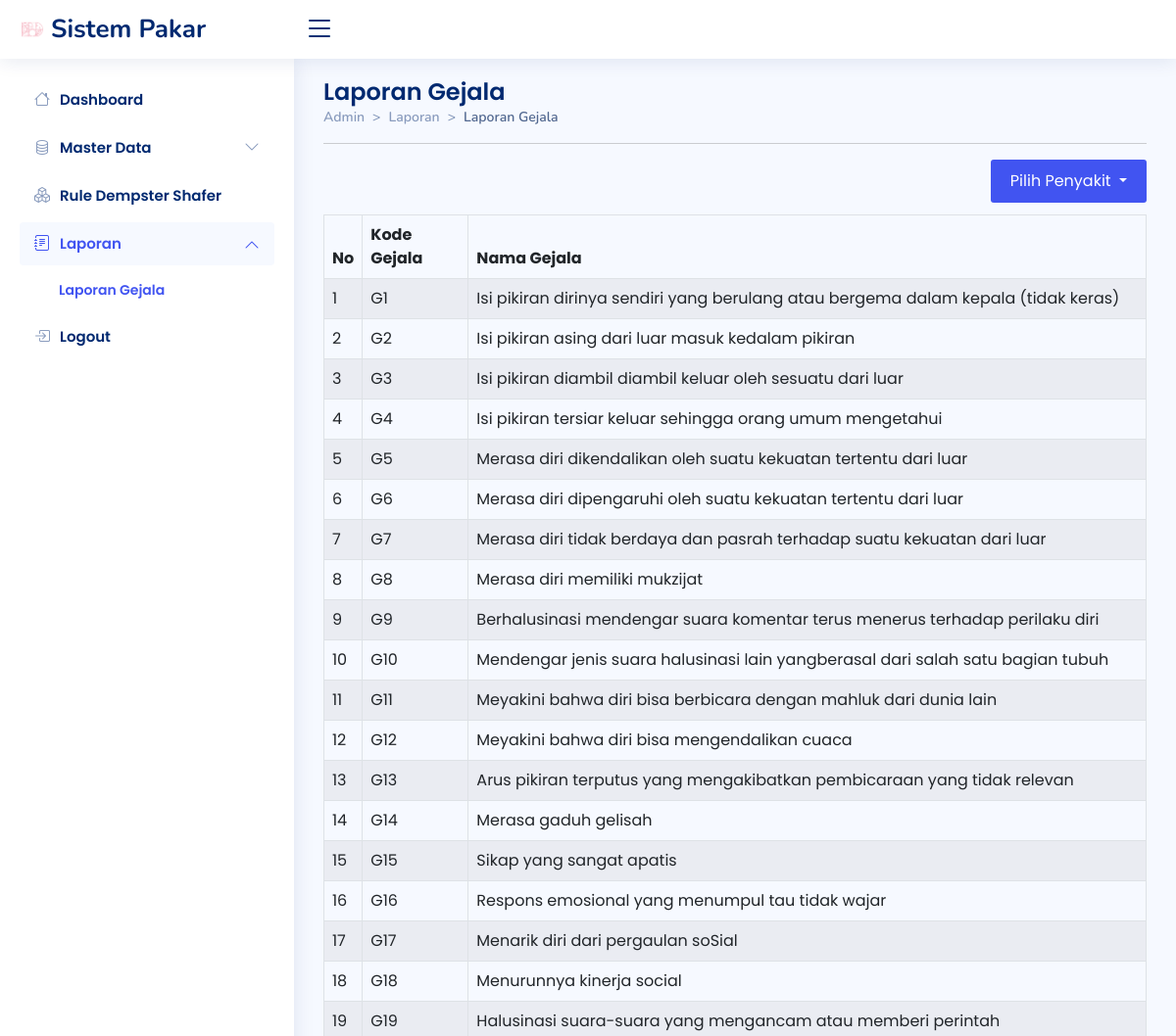
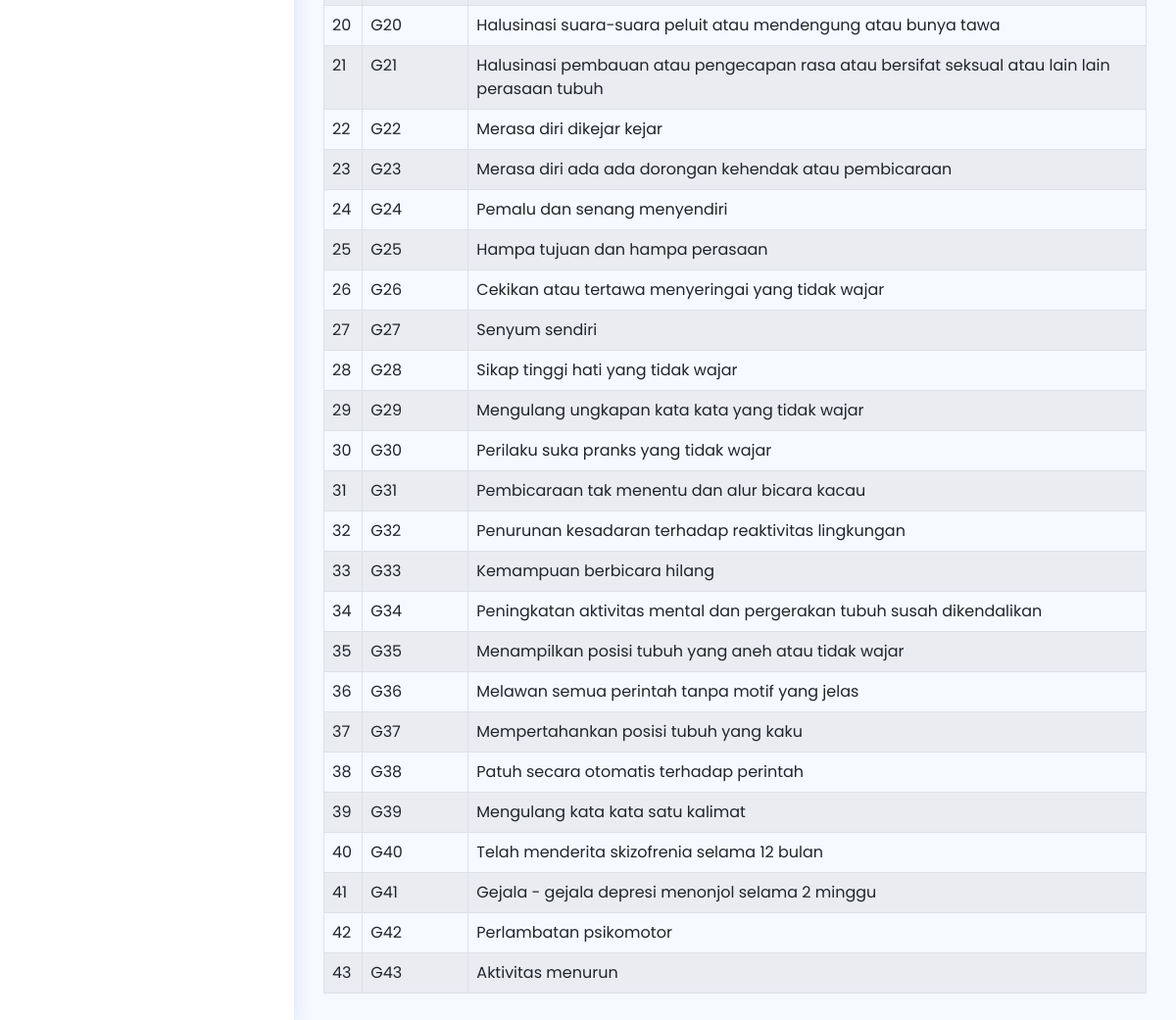
Page /admin/laporan/lapgejala.php on the committed database (2 pictures, top to bottom).
### tables this page shows
CREATE TABLE `tb_rules` (
  `id_rules` int(11) NOT NULL,
  `id_gejala` int(11) DEFAULT NULL,
  `id_penyakit` int(11) DEFAULT NULL,
  `belief` float DEFAULT NULL
);

CREATE TABLE `tb_gejala` (
  `id` int(11) NOT NULL,
  `kdgejala` varchar(3) DEFAULT NULL,
  `gejala` text
);

### admin/laporan/lapgejala.php (the view, shortened to what this page needs)
<!DOCTYPE html>
<html lang="en">
<head>
  <link href="../../assets/vendor/bootstrap/css/bootstrap.min.css" rel="stylesheet">
  <link rel="stylesheet" href="https://cdn.jsdelivr.net/npm/bootstrap-icons@1.10.2/font/bootstrap-icons.css">
  <link href="../../assets/vendor/boxicons/css/boxicons.min.css" rel="stylesheet">
  <link href="../../assets/vendor/quill/quill.snow.css" rel="stylesheet">
  <link href="../../assets/vendor/quill/quill.bubble.css" rel="stylesheet">
  <link href="../../assets/vendor/remixicon/remixicon.css" rel="stylesheet">
  <link href="../../assets/vendor/simple-datatables/style.css" rel="stylesheet">
  <link href="../../assets/css/style.css" rel="stylesheet">
</head>
<body style="background-image: url(../assets/img/bg_jenis_2.png); background-size: cover; background-repeat: no-repeat ;">
  <header id="header" class="header fixed-top d-flex align-items-center">
    <div class="d-flex align-items-center justify-content-between">
      <a href="../index.php" class="logo d-flex align-items-center">
        <img src="../../assets/img/logo.png" alt="">
        <span class="d-none d-lg-block">Sistem Pakar</span>
      </a>
      <i class="bi bi-list toggle-sidebar-btn"></i>
    </div>
  </header>
  <aside id="sidebar" class="sidebar">
    <ul class="sidebar-nav" id="sidebar-nav">
      <li class="nav-item">
        <a class="nav-link collapsed" href="../index.php">
          <i class="bi bi-house"></i>
          <span>Dashboard</span>
        </a>
      </li>
      <li class="nav-item">
        <a class="nav-link collapsed" data-bs-target="#components-nav" data-bs-toggle="collapse" href="#">
          <i class="bi bi-database"></i><span>Master Data</span><i class="bi bi-chevron-down ms-auto"></i>
        </a>
      </li>
      <li class="nav-item">
        <a class="nav-link collapsed" href="../rules/rules.php">
          <i class="bi bi-boxes"></i>
          <span>Rule Dempster Shafer</span>
        </a>
      </li>
      <li class="nav-item">
        <a class="nav-link" data-bs-target="#forms-nav" data-bs-toggle="collapse" href="#">
          <i class="bi bi-journal-text"></i><span>Laporan</span><i class="bi bi-chevron-down ms-auto"></i>
        </a>
        <ul id="forms-nav" class="nav-content collapse show" data-bs-parent="#sidebar-nav">
          <li>
            <a href="../laporan/lapgejala.php" class="active">
              <span>Laporan Gejala</span>
            </a>
          </li>
        </ul>
      </li>
      <li class="nav-item">
        <a class="nav-link collapsed" href="javascript:;" data-bs-toggle="modal" data-bs-target="#logoutmodal">
          <i class="bi bi-box-arrow-in-right"></i>
          <span>Logout</span>
        </a>
      </li>
    </ul>
  </aside>
  <main id="main" class="main">
    <div class="pagetitle">
      <h1>Laporan Gejala</h1>
      <nav style="--bs-breadcrumb-divider: '>';">
        <ol class="breadcrumb">
          <li class="breadcrumb-item"><a href="../index.php">Admin</a></li>
          <li class="breadcrumb-item">Laporan</li>
          <li class="breadcrumb-item active">Laporan Gejala</li>
        </ol>
      </nav>
      <hr>
    </div>
    <section>
      <div class="dropdown bx-pull-right">
        <button class="tambah dropdown-toggle" type="button" data-bs-toggle="dropdown" aria-expanded="false">
          Pilih Penyakit
        </button>
          <?php
          include "../koneksi.php";
          ?>
      </div> <br> <br>
      <div class="table-responsive mt-2">
        <table class="table table-striped table-hover table-bordered">
          <thead>
            <tr>
              <th>No</th>
              <th>Kode Gejala</th>
              <th>Nama Gejala</th>
            </tr>
          </thead>
          <tbody>
            <?php
            if (isset($_GET['data'])) {
              $kdsakit = $_GET['data'];
              $sql = "SELECT * FROM tb_rules,tb_gejala WHERE tb_rules.id_penyakit='$kdsakit' AND tb_gejala.id=tb_rules.id_gejala ";
            } else {
              $sql = "SELECT * FROM tb_rules,tb_gejala WHERE tb_gejala.id=tb_rules.id_gejala group by tb_gejala.id;";
            }
            $qry = mysqli_query($koneksi, $sql) or die("SQL Error" . mysqli_error($koneksi));
            $no = 0;
            while ($data = mysqli_fetch_array($qry)) {
              $no++;
            ?>
              <tr>
                <td><?php echo $no; ?></td>
                <td><?php echo $data['kdgejala']; ?></td>
                <td><?php echo $data['gejala']; ?></td>
              </tr><?php } ?>
          </tbody>
        </table>
      </div>
    </section>
  </main>
</body>
</html>

### assets/css/style.css (style rules this page uses)
:root { scroll-behavior: smooth; }
body { font-family: "Poppins", sans-serif; background: #f6f9ff; color: #444444; }
a { color: #4154f1; text-decoration: none; }
.tambah { color: #4154f1; text-decoration: none; }
span { font-family: "Poppins", sans-serif; }
h1, h2, h3, h4, h5, h6 { font-family: "Poppins", sans-serif; }
#main { margin-top: 60px; padding: 20px 30px; transition: all 0.3s; }
.pagetitle { margin-bottom: 10px; }
.pagetitle h1 { font-size: 24px; margin-bottom: 0; font-weight: 600; color: #012970; }
.breadcrumb { font-size: 14px; font-family: "Nunito", sans-serif; color: #899bbd; font-weight: 600; }
.breadcrumb a { color: #899bbd; transition: 0.3s; }
.breadcrumb .breadcrumb-item::before { color: #899bbd; }
.breadcrumb .active { color: #51678f; font-weight: 600; }
.logo { line-height: 1; }
@media (min-width: 1200px) { .logo { width: 280px; } }
.logo img { max-height: 26px; margin-right: 6px; }
.logo span { font-size: 26px; font-weight: 700; color: #012970; font-family: "Nunito", sans-serif; }
.header { transition: all 0.5s; z-index: 997; height: 60px; box-shadow: 0px 2px 20px rgba(1, 41, 112, 0.1); background-color: #fff; padding-left: 20px; }
.header .toggle-sidebar-btn { font-size: 32px; padding-left: 10px; cursor: pointer; color: #012970; }
.sidebar { position: fixed; top: 60px; left: 0; bottom: 0; width: 300px; z-index: 996; transition: all 0.3s; padding: 20px; overflow-y: auto; scrollbar-width: thin; scrollbar-color: #aab7cf transparent; box-shadow: 0px 0px 20px rgba(1, 41, 112, 0.1); background-color: #fff; }
@media (min-width: 1200px) { #main, #footer { margin-left: 300px; } }
.sidebar-nav { padding: 0; margin: 0; list-style: none; }
.sidebar-nav li { padding: 0; margin: 0; list-style: none; }
.sidebar-nav .nav-item { margin-bottom: 5px; }
.sidebar-nav .nav-link { display: flex; align-items: center; font-size: 15px; font-weight: 600; color: #4154f1; transition: 0.3; background: #f6f9ff; padding: 10px 15px; border-radius: 4px; }
.sidebar-nav .nav-link i { font-size: 16px; margin-right: 10px; color: #4154f1; }
.sidebar-nav .nav-link.collapsed { color: #012970; background: #fff; }
.sidebar-nav .nav-link.collapsed i { color: #899bbd; }
.sidebar-nav .nav-link .bi-chevron-down { margin-right: 0; transition: transform 0.2s ease-in-out; }
.sidebar-nav .nav-link:not(.collapsed) .bi-chevron-down { transform: rotate(180deg); }
.sidebar-nav .nav-content { padding: 5px 0 0 0; margin: 0; list-style: none; }
.sidebar-nav .nav-content a { display: flex; align-items: center; font-size: 14px; font-weight: 600; color: #012970; transition: 0.3; padding: 10px 0 10px 40px; transition: 0.3s; }
.sidebar-nav .nav-content a:hover, .sidebar-nav .nav-content a.active { color: #4154f1; }

### admin/laporan/lapgejala.php (style rules this page uses)
.tambah { background-color: #4154f1; border: none; color: white; padding: 10px 20px; border-radius: 3px; }

### rows in the picture
tb_rules: id_gejala.kdgejala "G1", id_gejala.gejala "Isi pikiran dirinya sendiri yang berulang atau bergema dalam kepala (tidak keras)"
tb_rules: id_gejala.kdgejala "G2", id_gejala.gejala "Isi pikiran asing dari luar masuk kedalam pikiran"
tb_rules: id_gejala.kdgejala "G3", id_gejala.gejala "Isi pikiran diambil diambil keluar oleh sesuatu dari luar"
tb_rules: id_gejala.kdgejala "G4", id_gejala.gejala "Isi pikiran tersiar keluar sehingga orang umum mengetahui"
tb_rules: id_gejala.kdgejala "G5", id_gejala.gejala "Merasa diri dikendalikan oleh suatu kekuatan tertentu dari luar"
tb_rules: id_gejala.kdgejala "G6", id_gejala.gejala "Merasa diri dipengaruhi oleh suatu kekuatan tertentu dari luar"
tb_rules: id_gejala.kdgejala "G7", id_gejala.gejala "Merasa diri tidak berdaya dan pasrah terhadap suatu kekuatan dari luar"
tb_rules: id_gejala.kdgejala "G8", id_gejala.gejala "Merasa diri memiliki mukzijat"
tb_rules: id_gejala.kdgejala "G9", id_gejala.gejala "Berhalusinasi mendengar suara komentar terus menerus terhadap perilaku diri"
tb_rules: id_gejala.kdgejala "G10", id_gejala.gejala "Mendengar jenis suara halusinasi lain yangberasal dari salah satu bagian tubuh"
tb_rules: id_gejala.kdgejala "G11", id_gejala.gejala "Meyakini bahwa diri bisa berbicara dengan mahluk dari dunia lain"
tb_rules: id_gejala.kdgejala "G12", id_gejala.gejala "Meyakini bahwa diri bisa mengendalikan cuaca"
tb_rules: id_gejala.kdgejala "G13", id_gejala.gejala "Arus pikiran terputus yang mengakibatkan pembicaraan yang tidak relevan"
tb_rules: id_gejala.kdgejala "G14", id_gejala.gejala "Merasa gaduh gelisah"
tb_rules: id_gejala.kdgejala "G15", id_gejala.gejala "Sikap yang sangat apatis"
tb_rules: id_gejala.kdgejala "G16", id_gejala.gejala "Respons emosional yang menumpul tau tidak wajar"
tb_rules: id_gejala.kdgejala "G17", id_gejala.gejala "Menarik diri dari pergaulan soSial"
tb_rules: id_gejala.kdgejala "G18", id_gejala.gejala "Menurunnya kinerja social"
tb_rules: id_gejala.kdgejala "G19", id_gejala.gejala "Halusinasi suara-suara yang mengancam atau memberi perintah"
tb_rules: id_gejala.kdgejala "G20", id_gejala.gejala "Halusinasi suara-suara peluit atau mendengung atau bunya tawa"
tb_rules: id_gejala.kdgejala "G21", id_gejala.gejala "Halusinasi pembauan atau pengecapan rasa atau bersifat seksual atau lain lain perasaan tubuh"
tb_rules: id_gejala.kdgejala "G22", id_gejala.gejala "Merasa diri dikejar kejar"
tb_rules: id_gejala.kdgejala "G23", id_gejala.gejala "Merasa diri ada ada dorongan kehendak atau pembicaraan"
tb_rules: id_gejala.kdgejala "G24", id_gejala.gejala "Pemalu dan senang menyendiri"
tb_rules: id_gejala.kdgejala "G25", id_gejala.gejala "Hampa tujuan dan hampa perasaan"
tb_rules: id_gejala.kdgejala "G26", id_gejala.gejala "Cekikan atau tertawa menyeringai yang tidak wajar"
tb_rules: id_gejala.kdgejala "G27", id_gejala.gejala "Senyum sendiri"
tb_rules: id_gejala.kdgejala "G28", id_gejala.gejala "Sikap tinggi hati yang tidak wajar"
tb_rules: id_gejala.kdgejala "G29", id_gejala.gejala "Mengulang ungkapan kata kata yang tidak wajar"
tb_rules: id_gejala.kdgejala "G30", id_gejala.gejala "Perilaku suka pranks yang tidak wajar"
tb_rules: id_gejala.kdgejala "G31", id_gejala.gejala "Pembicaraan tak menentu dan alur bicara kacau"
tb_rules: id_gejala.kdgejala "G32", id_gejala.gejala "Penurunan kesadaran terhadap reaktivitas lingkungan"
tb_rules: id_gejala.kdgejala "G33", id_gejala.gejala "Kemampuan berbicara hilang"
tb_rules: id_gejala.kdgejala "G34", id_gejala.gejala "Peningkatan aktivitas mental dan pergerakan tubuh susah dikendalikan"
tb_rules: id_gejala.kdgejala "G35", id_gejala.gejala "Menampilkan posisi tubuh yang aneh atau tidak wajar"
tb_rules: id_gejala.kdgejala "G36", id_gejala.gejala "Melawan semua perintah tanpa motif yang jelas"
tb_rules: id_gejala.kdgejala "G37", id_gejala.gejala "Mempertahankan posisi tubuh yang kaku"
tb_rules: id_gejala.kdgejala "G38", id_gejala.gejala "Patuh secara otomatis terhadap perintah"
tb_rules: id_gejala.kdgejala "G39", id_gejala.gejala "Mengulang kata kata satu kalimat"
tb_rules: id_gejala.kdgejala "G40", id_gejala.gejala "Telah menderita skizofrenia selama 12 bulan"
tb_rules: id_gejala.kdgejala "G41", id_gejala.gejala "Gejala - gejala depresi menonjol selama 2 minggu"
tb_rules: id_gejala.kdgejala "G42", id_gejala.gejala "Perlambatan psikomotor"
tb_rules: id_gejala.kdgejala "G43", id_gejala.gejala "Aktivitas menurun"
